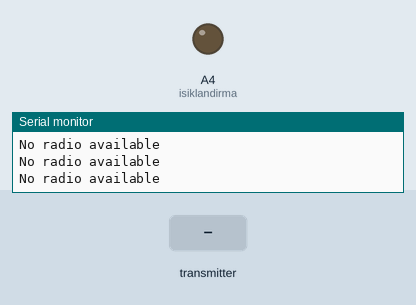
Simulated run of this sketch. Board: Arduino Uno, built with avr-gcc and run on an emulated ATmega328P. Parts: output pins drawn as LEDs (lit = HIGH), the last lines printed to the serial monitor. Inputs (shaded band) come from the test bench. No radio packets arrive unless stated.

Above: at 1.2 s.
1.3 s: the transmitter starts sending msg.0 = 0
At 2.6 s:
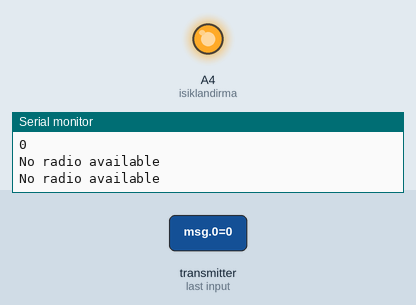
Timing chart, 0 to 4.3 s (numbered marks = the images above; inputs shaded):
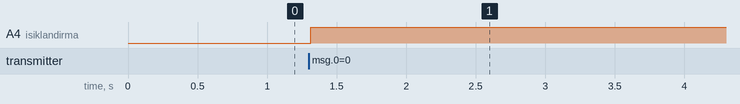

The sketch:

isiklandirma.ino
```cpp
//ATA - Işıklandırma

#include <SPI.h>
#include <nRF24L01.h>
#include <RF24.h>
int msg[1];
int isiklandirma = A4;
RF24 radio(9, 10);
const uint64_t pipe = 0x415441;

void setup(void)
{
  Serial.begin(9600);
  radio.begin();
  radio.openReadingPipe(1, pipe);
  radio.startListening();
  pinMode(isiklandirma, OUTPUT);
}

void loop(void)
{
  if (radio.available())
  {
    bool done = false;
    while (!done)
    {
      done = radio.read(msg, 1);
      Serial.println(msg[0]);
      if (msg[0] == 12114)
      {
        //Arac varken yapilacaklar.
        digitalWrite(isiklandirma, LOW);
      }
      else
      {
        //Arac yokken yapilacaklar.
        digitalWrite(isiklandirma, HIGH);
      }
      delay(10);
    }
  }
  else
  {
    Serial.println("No radio available");
  }
}
```

Measured:
- after the input at 1.3 s, A4 (isiklandirma): LOW → HIGH at once
